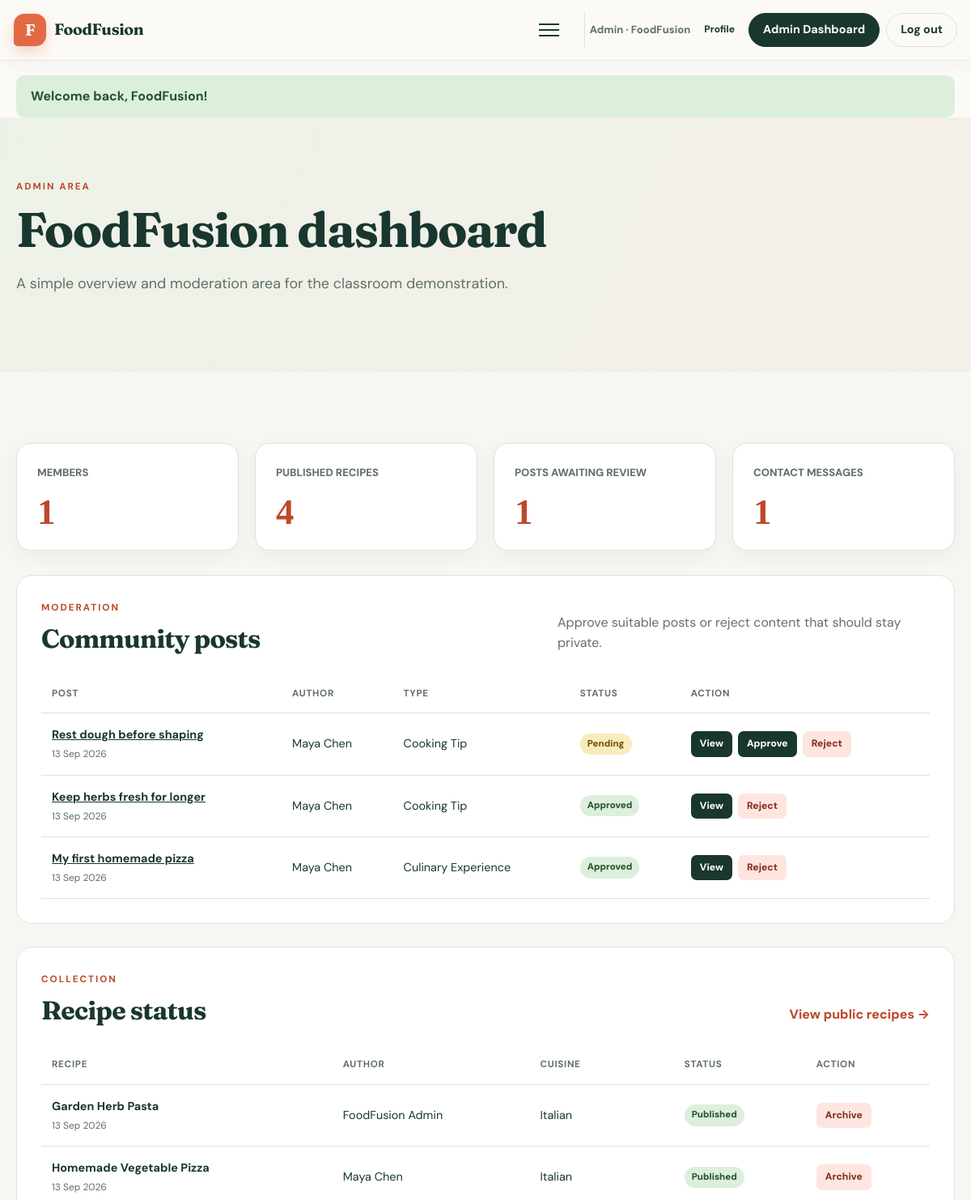
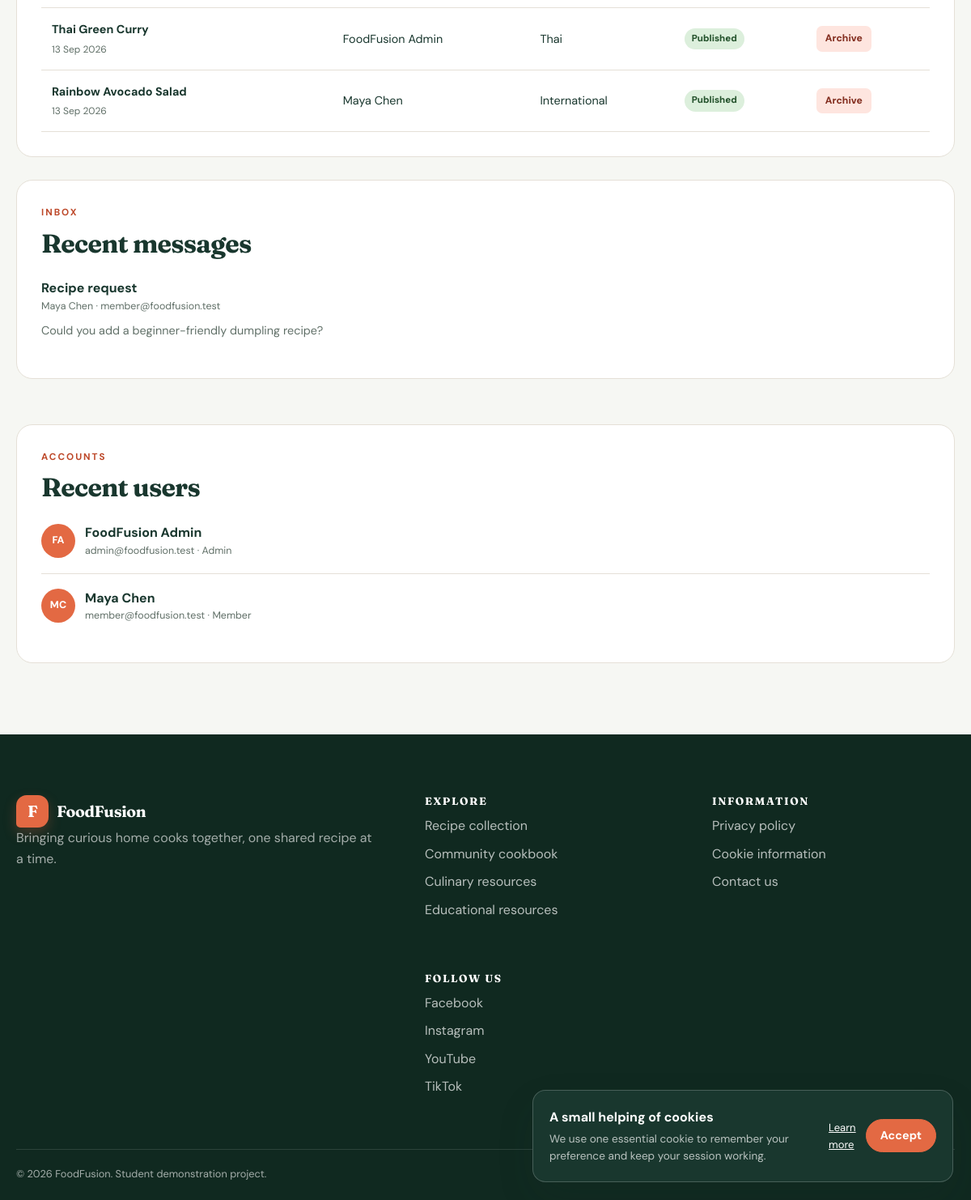
/admin.php (signed in), run on the app's committed database (2 pictures, top to bottom).
### tables this page shows
CREATE TABLE IF NOT EXISTS users (
    user_id INT UNSIGNED AUTO_INCREMENT PRIMARY KEY,
    first_name VARCHAR(50) NOT NULL,
    last_name VARCHAR(50) NOT NULL,
    email VARCHAR(100) NOT NULL UNIQUE,
    password_hash VARCHAR(255) NOT NULL,
    failed_attempts TINYINT UNSIGNED NOT NULL DEFAULT 0,
    locked_until DATETIME NULL,
    role ENUM('member', 'admin') NOT NULL DEFAULT 'member',
    created_at DATETIME NOT NULL DEFAULT CURRENT_TIMESTAMP,
    updated_at DATETIME NOT NULL DEFAULT CURRENT_TIMESTAMP
        ON UPDATE CURRENT_TIMESTAMP
);

CREATE TABLE IF NOT EXISTS community_posts (
    post_id INT UNSIGNED AUTO_INCREMENT PRIMARY KEY,
    user_id INT UNSIGNED NOT NULL,
    post_type ENUM('recipe', 'tip', 'experience') NOT NULL,
    title VARCHAR(150) NOT NULL,
    content TEXT NOT NULL,
    image_path VARCHAR(500) NULL,
    status ENUM('pending', 'approved', 'rejected') NOT NULL DEFAULT 'pending',
    created_at DATETIME NOT NULL DEFAULT CURRENT_TIMESTAMP,
    CONSTRAINT fk_community_posts_user
        FOREIGN KEY (user_id) REFERENCES users(user_id)
        ON UPDATE CASCADE ON DELETE CASCADE,
    INDEX idx_community_status (status, created_at)
);

CREATE TABLE IF NOT EXISTS recipes (
    recipe_id INT UNSIGNED AUTO_INCREMENT PRIMARY KEY,
    user_id INT UNSIGNED NULL,
    title VARCHAR(150) NOT NULL,
    description TEXT NOT NULL,
    ingredients TEXT NOT NULL,
    instructions TEXT NOT NULL,
    cuisine_type VARCHAR(60) NOT NULL,
    dietary_preference VARCHAR(50) NOT NULL DEFAULT 'None',
    difficulty ENUM('Easy', 'Medium', 'Hard') NOT NULL DEFAULT 'Easy',
    image_path VARCHAR(500) NULL,
    is_featured BOOLEAN NOT NULL DEFAULT FALSE,
    status ENUM('draft', 'published', 'archived') NOT NULL DEFAULT 'published',
    created_at DATETIME NOT NULL DEFAULT CURRENT_TIMESTAMP,
    CONSTRAINT fk_recipes_user
        FOREIGN KEY (user_id) REFERENCES users(user_id)
        ON UPDATE CASCADE ON DELETE SET NULL,
    INDEX idx_recipe_filters (cuisine_type, dietary_preference, difficulty),
    INDEX idx_recipe_status (status, is_featured)
);

CREATE TABLE IF NOT EXISTS contact_messages (
    message_id INT UNSIGNED AUTO_INCREMENT PRIMARY KEY,
    user_id INT UNSIGNED NULL,
    name VARCHAR(100) NOT NULL,
    email VARCHAR(100) NOT NULL,
    subject VARCHAR(150) NOT NULL,
    message TEXT NOT NULL,
    created_at DATETIME NOT NULL DEFAULT CURRENT_TIMESTAMP,
    CONSTRAINT fk_contact_messages_user
        FOREIGN KEY (user_id) REFERENCES users(user_id)
        ON UPDATE CASCADE ON DELETE SET NULL,
    INDEX idx_contact_created (created_at)
);

### includes/functions.php (called while the page is built, shortened)
<?php
function e(?string $value): string
{
    return htmlspecialchars($value ?? '', ENT_QUOTES, 'UTF-8');
}
function url(string $path = ''): string
{
    return BASE_URL . ($path === '' ? '' : '/' . ltrim($path, '/'));
}
function is_logged_in(): bool
{
    return isset($_SESSION['user']);
}
function current_user(): ?array
{
    return $_SESSION['user'] ?? null;
}
function is_admin(): bool
{
    return is_logged_in() && current_user()['role'] === 'admin';
}
function home_page(): string
{
    return is_admin() ? 'admin.php' : (is_logged_in() ? 'member.php' : 'index.php');
}
function get_flash(): ?array
{
    $flash = $_SESSION['flash'] ?? null;
    return $flash;
}
function community_post_type_label(string $postType): string
{
    return match ($postType) {
        'recipe' => 'Favourite Recipe',
        'tip' => 'Cooking Tip',
        'experience' => 'Culinary Experience',
        default => 'Community Post'
    };
}

### admin.php (the view, shortened to what this page needs)
<?php
require_once __DIR__ . '/config/app.php';
$counts = $pdo->query(
    "SELECT
        (SELECT COUNT(*) FROM users WHERE role = 'member') AS users,
        (SELECT COUNT(*) FROM recipes WHERE status = 'published') AS recipes,
        (SELECT COUNT(*) FROM community_posts WHERE status = 'pending') AS pending_posts,
        (SELECT COUNT(*) FROM contact_messages) AS messages"
)->fetch();
$communityPosts = $pdo->query(
    "SELECT p.post_id, p.title, p.post_type, p.status, p.created_at,
            CONCAT(u.first_name, ' ', u.last_name) AS author_name
     FROM community_posts p
     INNER JOIN users u ON u.user_id = p.user_id
     ORDER BY FIELD(p.status, 'pending', 'approved', 'rejected'), p.created_at DESC
     LIMIT 10"
)->fetchAll();
$recipes = $pdo->query(
    "SELECT r.recipe_id, r.title, r.cuisine_type, r.status, r.created_at,
            CONCAT(u.first_name, ' ', u.last_name) AS author_name
     FROM recipes r
     LEFT JOIN users u ON u.user_id = r.user_id
     ORDER BY r.created_at DESC
     LIMIT 10"
)->fetchAll();
$messages = $pdo->query(
    'SELECT message_id, name, email, subject, message, created_at
     FROM contact_messages
     ORDER BY created_at DESC
     LIMIT 8'
)->fetchAll();
$recentUsers = $pdo->query(
    'SELECT first_name, last_name, email, role, created_at
     FROM users
     ORDER BY created_at DESC
     LIMIT 8'
)->fetchAll();
require __DIR__ . '/includes/header.php';
?>
<section class="page-hero compact-hero admin-hero">
    <div class="container">
        <p class="eyebrow">Admin area</p>
        <h1>FoodFusion dashboard</h1>
        <p>A simple overview and moderation area for the classroom demonstration.</p>
    </div>
</section>
<section class="section admin-section">
    <div class="container">
        <div class="admin-stats">
            <article><span>Members</span><strong><?= (int) $counts['users'] ?></strong></article>
            <article><span>Published recipes</span><strong><?= (int) $counts['recipes'] ?></strong></article>
            <article><span>Posts awaiting review</span><strong><?= (int) $counts['pending_posts'] ?></strong></article>
            <article><span>Contact messages</span><strong><?= (int) $counts['messages'] ?></strong></article>
        </div>
        <section class="admin-panel" id="community-posts">
            <div class="admin-panel-heading">
                <div><p class="eyebrow">Moderation</p><h2>Community posts</h2></div>
                <p>Approve suitable posts or reject content that should stay private.</p>
            </div>
            <div class="table-scroll">
                <table>
                    <thead><tr><th>Post</th><th>Author</th><th>Type</th><th>Status</th><th>Action</th></tr></thead>
                    <tbody>
                    <?php foreach ($communityPosts as $post): ?>
                        <tr>
                            <td><strong><a href="<?= url('community-post.php?id=' . $post['post_id']) ?>"><?= e($post['title']) ?></a></strong><small><?= e(date('j M Y', strtotime($post['created_at']))) ?></small></td>
                            <td><?= e($post['author_name']) ?></td>
                            <td><?= e(community_post_type_label($post['post_type'])) ?></td>
                            <td><span class="status status-<?= e($post['status']) ?>"><?= e(ucfirst($post['status'])) ?></span></td>
                            <td>
                                <div class="table-actions">
                                    <a href="<?= url('community-post.php?id=' . $post['post_id']) ?>">View</a>
                                    <?php if ($post['status'] !== 'approved'): ?>
                                        <form method="post"><button type="submit">Approve</button></form>
                                    <?php endif; ?>
                                    <?php if ($post['status'] !== 'rejected'): ?>
                                        <form method="post"><button class="danger" type="submit">Reject</button></form>
                                    <?php endif; ?>
                                </div>
                            </td>
                        </tr>
                    <?php endforeach; ?>
                    </tbody>
                </table>
            </div>
        </section>
        <section class="admin-panel" id="recipe-status">
            <div class="admin-panel-heading">
                <div><p class="eyebrow">Collection</p><h2>Recipe status</h2></div>
                <a class="arrow-link" href="<?= url('recipes.php') ?>">View public recipes &rarr;</a>
            </div>
            <div class="table-scroll">
                <table>
                    <thead><tr><th>Recipe</th><th>Author</th><th>Cuisine</th><th>Status</th><th>Action</th></tr></thead>
                    <tbody>
                    <?php foreach ($recipes as $recipe): ?>
                        <tr>
                            <td><strong><?= e($recipe['title']) ?></strong><small><?= e(date('j M Y', strtotime($recipe['created_at']))) ?></small></td>
                            <td><?= e($recipe['author_name'] ?? 'FoodFusion') ?></td>
                            <td><?= e($recipe['cuisine_type']) ?></td>
                            <td><span class="status status-<?= e($recipe['status']) ?>"><?= e(ucfirst($recipe['status'])) ?></span></td>
                            <td>
                                <form method="post">
                                    <?php if ($recipe['status'] === 'published'): ?>
                                        <input type="hidden" name="action" value="archive_recipe"><button class="danger" type="submit">Archive</button>
                                    <?php else: ?>
                                        <input type="hidden" name="action" value="publish_recipe"><button type="submit">Publish</button>
                                    <?php endif; ?>
                                </form>
                            </td>
                        </tr>
                    <?php endforeach; ?>
                    </tbody>
                </table>
            </div>
        </section>
        <div class="admin-two-column">
            <section class="admin-panel" id="messages">
                <div class="admin-panel-heading"><div><p class="eyebrow">Inbox</p><h2>Recent messages</h2></div></div>
                <div class="admin-list">
                    <?php foreach ($messages as $message): ?>
                        <article>
                            <div><strong><?= e($message['subject']) ?></strong><span><?= e($message['name']) ?> &middot; <?= e($message['email']) ?></span></div>
                            <p><?= e($message['message']) ?></p>
                        </article>
                    <?php endforeach; ?>
                </div>
            </section>
            <section class="admin-panel" id="users">
                <div class="admin-panel-heading"><div><p class="eyebrow">Accounts</p><h2>Recent users</h2></div></div>
                <div class="admin-list user-list">
                    <?php foreach ($recentUsers as $recentUser): ?>
                        <article>
                            <div class="mini-avatar"><?= e(strtoupper(substr($recentUser['first_name'], 0, 1) . substr($recentUser['last_name'], 0, 1))) ?></div>
                            <div><strong><?= e($recentUser['first_name'] . ' ' . $recentUser['last_name']) ?></strong><span><?= e($recentUser['email']) ?> &middot; <?= e(ucfirst($recentUser['role'])) ?></span></div>
                        </article>
                    <?php endforeach; ?>
                </div>
            </section>
        </div>
    </div>
</section>
<?php require __DIR__ . '/includes/footer.php'; ?>

### includes/header.php (shortened to what this page needs)
<?php
$flash = get_flash();
$user = current_user();
?>
<!DOCTYPE html>
<html lang="en">
<head>
    <link rel="stylesheet" href="<?= url('assets/css/style.css?v=' . filemtime(__DIR__ . '/../assets/css/style.css')) ?>">
</head>
<body data-base-url="<?= BASE_URL ?>">
<header class="site-header">
    <nav class="nav container" aria-label="Main navigation">
        <a class="brand" href="<?= url(home_page()) ?>" aria-label="FoodFusion home">
            <span class="brand-mark">F</span>
            <span>FoodFusion</span>
        </a>
        <button class="nav-toggle" type="button" aria-expanded="false" aria-controls="nav-links">
            <span></span><span></span><span></span>
        </button>
        <div class="nav-actions <?= $user ? 'has-user' : '' ?>">
            <?php if ($user): ?>
                <span class="nav-user"><?= is_admin() ? 'Admin' : 'Member' ?> &middot; <?= e($user['first_name']) ?></span>
                <a class="text-link" href="<?= url('profile.php') ?>">Profile</a>
                <?php if (is_admin()): ?>
                    <a class="button button-small button-admin" href="<?= url('admin.php') ?>">Admin Dashboard</a>
                <?php endif; ?>
                <form action="<?= url('logout.php') ?>" method="post">
                    <button class="button button-small button-outline" type="submit">Log out</button>
                </form>
            <?php else: ?>
                <a class="text-link" href="<?= url('login.php') ?>">Log in</a>
                <a class="button button-small" href="<?= url('register.php') ?>" data-open-join>Join us</a>
            <?php endif; ?>
        </div>
    </nav>
</header>
<?php if ($flash): ?>
    <div class="flash flash-<?= e($flash['type']) ?> container" role="status">
        <?= e($flash['message']) ?>
    </div>
<?php endif; ?>
<main id="main-content">

### includes/footer.php (shortened to what this page needs)
</main>
<footer class="site-footer">
    <div class="container footer-grid">
        <div>
            <a class="brand brand-light" href="<?= url(home_page()) ?>">
                <span class="brand-mark">F</span>
                <span>FoodFusion</span>
            </a>
            <p>Bringing curious home cooks together, one shared recipe at a time.</p>
        </div>
        <div>
            <h2>Explore</h2>
            <a href="<?= url('recipes.php') ?>">Recipe collection</a>
            <a href="<?= url('community.php') ?>">Community cookbook</a>
            <a href="<?= url('culinary-resources.php') ?>">Culinary resources</a>
            <a href="<?= url('educational-resources.php') ?>">Educational resources</a>
        </div>
        <div>
            <h2>Information</h2>
            <a href="<?= url('privacy.php') ?>">Privacy policy</a>
            <a href="<?= url('cookies.php') ?>">Cookie information</a>
            <a href="<?= url('contact.php') ?>">Contact us</a>
        </div>
        <div>
            <h2>Follow us</h2>
            <div class="social-links">
                <a href="https://www.facebook.com/" target="_blank" rel="noopener">Facebook</a>
                <a href="https://www.instagram.com/" target="_blank" rel="noopener">Instagram</a>
                <a href="https://www.youtube.com/" target="_blank" rel="noopener">YouTube</a>
                <a href="https://www.tiktok.com/" target="_blank" rel="noopener">TikTok</a>
            </div>
        </div>
    </div>
    <p class="footer-bottom">&copy; <?= date('Y') ?> FoodFusion. Student demonstration project.</p>
</footer>
<section class="cookie-banner" id="cookie-banner" aria-label="Cookie notice" hidden>
    <div>
        <strong>A small helping of cookies</strong>
        <p>We use one essential cookie to remember your preference and keep your session working.</p>
    </div>
    <div class="cookie-actions">
        <a href="<?= url('cookies.php') ?>">Learn more</a>
        <button class="button button-small" id="accept-cookies" type="button">Accept</button>
    </div>
</section>
</body>
</html>

### data on the page
users: first_name "FoodFusion", first_name+last_name "FA", first_name+last_name "FoodFusion Admin", email "admin@foodfusion.test", role "Admin"
community_posts: title "Rest dough before shaping", created_at "13 Sep 2026", author_name "Maya Chen", post_type "Cooking Tip", status "Pending"
community_posts: title "Keep herbs fresh for longer", created_at "13 Sep 2026", author_name "Maya Chen", post_type "Cooking Tip", status "Approved"
community_posts: title "My first homemade pizza", created_at "13 Sep 2026", author_name "Maya Chen", post_type "Culinary Experience", status "Approved"
recipes: title "Garden Herb Pasta", created_at "13 Sep 2026", author_name "FoodFusion Admin", cuisine_type "Italian", status "Published", shows "Archive"
recipes: title "Homemade Vegetable Pizza", created_at "13 Sep 2026", author_name "Maya Chen", cuisine_type "Italian", status "Published", shows "Archive"
recipes: title "Thai Green Curry", created_at "13 Sep 2026", author_name "FoodFusion Admin", cuisine_type "Thai", status "Published", shows "Archive"
recipes: title "Rainbow Avocado Salad", created_at "13 Sep 2026", author_name "Maya Chen", cuisine_type "International", status "Published", shows "Archive"
contact_messages: subject "Recipe request", name "Maya Chen", email "member@foodfusion.test", message "Could you add a beginner-friendly dumpling recipe?"
users: first_name+last_name "MC", first_name+last_name "Maya Chen", email "member@foodfusion.test", role "Member"

### other printed values
$flash['message'] "Welcome back, FoodFusion!"
$counts['users'] "1"
$counts['recipes'] "4"
$counts['pending_posts'] "1"
$counts['messages'] "1"
